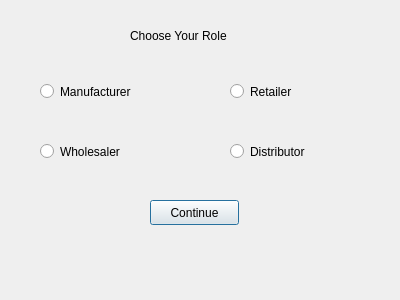
<?xml version="1.0" encoding="UTF-8"?>
<ui version="4.0">
 <class>player</class>
 <widget class="QDialog" name="player">
  <property name="geometry">
   <rect>
    <x>0</x>
    <y>0</y>
    <width>400</width>
    <height>300</height>
   </rect>
  </property>
  <property name="windowTitle">
   <string>Dialog</string>
  </property>
  <widget class="QStackedWidget" name="stackedWidget">
   <property name="geometry">
    <rect>
     <x>10</x>
     <y>0</y>
     <width>371</width>
     <height>291</height>
    </rect>
   </property>
   <property name="currentIndex">
    <number>0</number>
   </property>
   <widget class="QWidget" name="page">
    <widget class="QLabel" name="label">
     <property name="geometry">
      <rect>
       <x>120</x>
       <y>20</y>
       <width>131</width>
       <height>31</height>
      </rect>
     </property>
     <property name="text">
      <string>Choose Your Role</string>
     </property>
    </widget>
    <widget class="QPushButton" name="pushButton">
     <property name="geometry">
      <rect>
       <x>140</x>
       <y>200</y>
       <width>89</width>
       <height>25</height>
      </rect>
     </property>
     <property name="text">
      <string>Continue</string>
     </property>
    </widget>
    <widget class="QRadioButton" name="radioButton">
     <property name="geometry">
      <rect>
       <x>30</x>
       <y>80</y>
       <width>112</width>
       <height>23</height>
      </rect>
     </property>
     <property name="text">
      <string>Manufacturer</string>
     </property>
    </widget>
    <widget class="QRadioButton" name="radioButton_2">
     <property name="geometry">
      <rect>
       <x>220</x>
       <y>80</y>
       <width>112</width>
       <height>23</height>
      </rect>
     </property>
     <property name="text">
      <string>Retailer</string>
     </property>
    </widget>
    <widget class="QRadioButton" name="radioButton_3">
     <property name="geometry">
      <rect>
       <x>30</x>
       <y>140</y>
       <width>112</width>
       <height>23</height>
      </rect>
     </property>
     <property name="text">
      <string>Wholesaler</string>
     </property>
    </widget>
    <widget class="QRadioButton" name="radioButton_4">
     <property name="geometry">
      <rect>
       <x>220</x>
       <y>140</y>
       <width>112</width>
       <height>23</height>
      </rect>
     </property>
     <property name="text">
      <string>Distributor</string>
     </property>
    </widget>
   </widget>
   <widget class="QWidget" name="page_2">
    <widget class="QGroupBox" name="groupBox">
     <property name="geometry">
      <rect>
       <x>120</x>
       <y>90</y>
       <width>151</width>
       <height>141</height>
      </rect>
     </property>
     <property name="title">
      <string/>
     </property>
     <widget class="QPushButton" name="pushButton_SignIn">
      <property name="geometry">
       <rect>
        <x>10</x>
        <y>110</y>
        <width>131</width>
        <height>21</height>
       </rect>
      </property>
      <property name="text">
       <string>SignIn</string>
      </property>
     </widget>
     <widget class="QWidget" name="layoutWidget">
      <property name="geometry">
       <rect>
        <x>10</x>
        <y>30</y>
        <width>134</width>
        <height>70</height>
       </rect>
      </property>
      <layout class="QVBoxLayout" name="verticalLayout">
       <item>
        <layout class="QHBoxLayout" name="horizontalLayout">
         <item>
          <widget class="QLabel" name="label_username">
           <property name="text">
            <string>Username</string>
           </property>
          </widget>
         </item>
         <item>
          <widget class="QLineEdit" name="lineEdit"/>
         </item>
        </layout>
       </item>
       <item>
        <layout class="QHBoxLayout" name="horizontalLayout_2">
         <item>
          <widget class="QLabel" name="label_password">
           <property name="text">
            <string>Password</string>
           </property>
          </widget>
         </item>
         <item>
          <widget class="QLineEdit" name="lineEdit_2"/>
         </item>
        </layout>
       </item>
      </layout>
     </widget>
    </widget>
    <widget class="QLabel" name="label_2">
     <property name="geometry">
      <rect>
       <x>150</x>
       <y>20</y>
       <width>101</width>
       <height>31</height>
      </rect>
     </property>
     <property name="styleSheet">
      <string notr="true">color: rgb(92, 53, 102);</string>
     </property>
     <property name="text">
      <string>Sign In</string>
     </property>
    </widget>
   </widget>
  </widget>
 </widget>
 <resources/>
 <connections/>
</ui>
